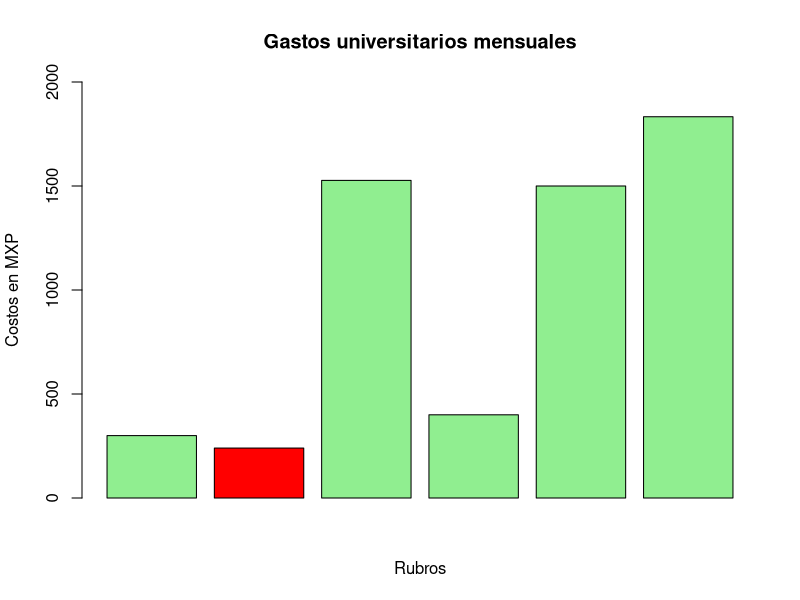

This figure's R source:
# Marco Aurelio González Tagle
# 23/02/2023
# Laboratorio 1

# Gastos totales

300 + 240 + 1527 + 400 + 1500 + 1833
300/6
200 * 2
4 ^ 2

celular <- 300
celular *12


gastos <- c(300, 240, 1527, 400, 1500, 1833)
gastos


barplot(gastos, 
        col = c("lightgreen",  "red", "lightgreen", "lightgreen","lightgreen","lightgreen"),
        main = "Gastos universitarios mensuales",
        ylim = c(0,2000), xlab = "Rubros",
        ylab = "Costos en MXP")
